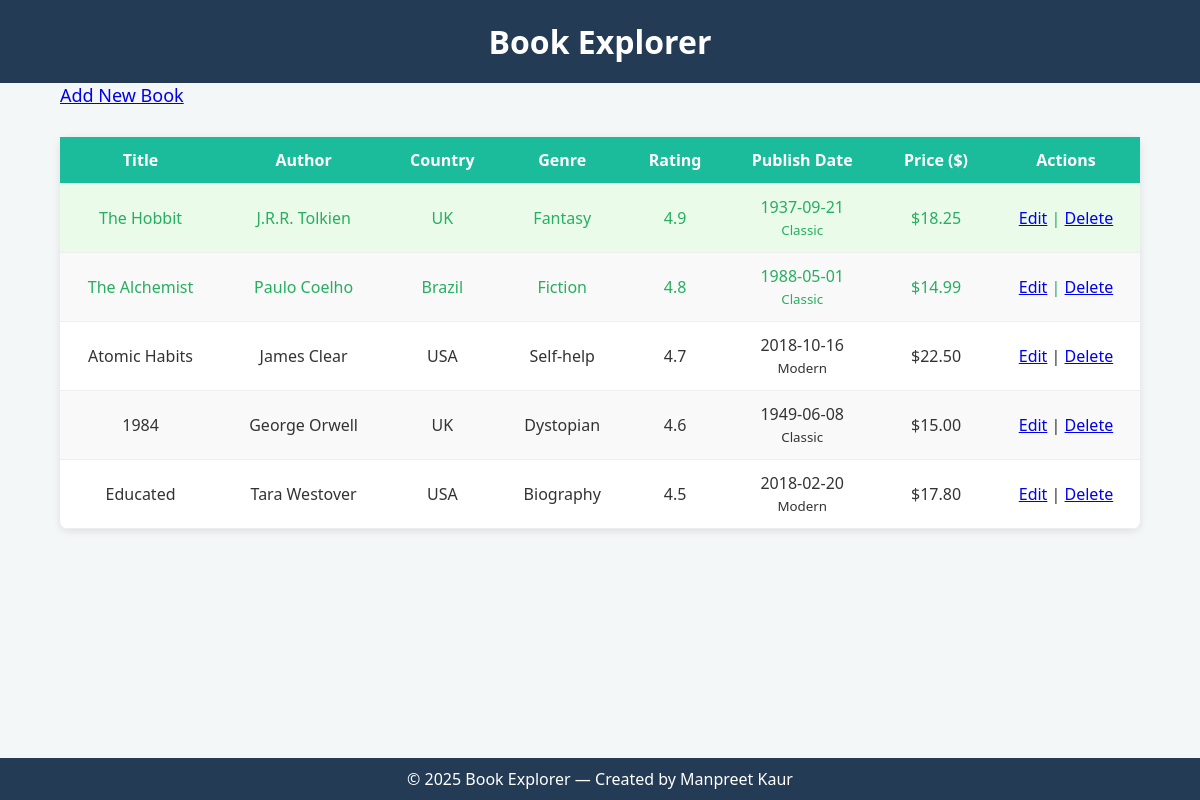
The page / on the database its author committed.
### tables this page shows
CREATE TABLE `books` (
  `id` int(11) NOT NULL,
  `title` varchar(100) NOT NULL,
  `genre` varchar(50) DEFAULT NULL,
  `rating` decimal(2,1) DEFAULT NULL,
  `publish_date` date DEFAULT NULL,
  `price` decimal(6,2) DEFAULT NULL,
  `author_id` int(11) DEFAULT NULL
);

CREATE TABLE `authors` (
  `id` int(11) NOT NULL,
  `name` varchar(100) NOT NULL,
  `country` varchar(100) DEFAULT NULL
);

### index.php (the view, shortened to what this page needs)
<?php
include("db_connect.php");
$sql = "SELECT books.*, authors.name AS author_name, authors.country
        FROM books
        JOIN authors ON books.author_id = authors.id
        ORDER BY books.rating DESC";
$result = mysqli_query($conn, $sql);
?>
<!DOCTYPE html>
<html lang="en">
<head>
  <link rel="stylesheet" href="style/style.css">
</head>
<body>
  <h1>Book Explorer</h1>
  <a href="add_book.php" class="add_btn">Add New Book</a>
  <table>
    <thead>
      <tr>
        <th>Title</th>
        <th>Author</th>
        <th>Country</th>
        <th>Genre</th>
        <th>Rating</th>
        <th>Publish Date</th>
        <th>Price ($)</th>
        <th>Actions</th>
      </tr>
    </thead>
    <tbody>
      <?php
      if (mysqli_num_rows($result) > 0) {
        while ($row = mysqli_fetch_assoc($result)) {
          $rowClass = ($row['rating'] >= 4.8) ? "top-rated" : "";
          $year = (int)substr($row['publish_date'], 0, 4);
          $era = ($year < 2000) ? "Classic" : "Modern";
          echo "<tr class='{$rowClass}'>";
          echo "<td>{$row['title']}</td>";
          echo "<td>{$row['author_name']}</td>";
          echo "<td>{$row['country']}</td>";
          echo "<td>{$row['genre']}</td>";
          echo "<td>{$row['rating']}</td>";
          echo "<td>{$row['publish_date']}<br><small>$era</small></td>";
          echo "<td>\${$row['price']}</td>";
          echo "<td>
                <a href='update_book.php?id={$row['id']}'>Edit</a> |
                <a href='index.php?delete={$row['id']}' onclick='return confirm(\"Are you sure you want to delete this book?\");'>Delete</a>
                </td>";
          echo "</tr>";
        }
      } else {
        echo "<tr><td colspan='8'>No books found.</td></tr>";
      }
      ?>
    </tbody>
  </table>
  <footer>
    <p>© 2025 Book Explorer — Created by Manpreet Kaur</p>
  </footer>
</body>
</html>

### style/style.css (style rules this page uses)
* { box-sizing: border-box; margin: 0; padding: 0; }
body { font-family: "Segoe UI", sans-serif; background: #f4f7f8; color: #333; margin: 0; }
h1 { background: #243b55; color: white; padding: 20px; text-align: center; }
table { width: 90%; margin: 30px auto; border-collapse: collapse; background: #fff; border-radius: 8px; box-shadow: 0 2px 8px rgba(0,0,0,0.1); }
th, td { padding: 12px 15px; border-bottom: 1px solid #eee; text-align: center; }
th { background: #1abc9c; color: white; }
tr:nth-child(even) { background: #f9f9f9; }
.top-rated { background-color: #eafbea; color: #27ae60; }
.add_btn { margin-left: 5%; font-size: 18px; }
footer { background: #243b55; color: white; text-align: center; padding: 10px; position: fixed; bottom: 0; width:100%; }

### rows shown on the page
books: title "The Hobbit", author.name "J.R.R. Tolkien", author.country "UK", genre "Fantasy", rating "4.9", publish_date "1937-09-21", publish_date "Classic", price "18.25"
books: title "The Alchemist", author.name "Paulo Coelho", author.country "Brazil", genre "Fiction", rating "4.8", publish_date "1988-05-01", publish_date "Classic", price "14.99"
books: title "Atomic Habits", author.name "James Clear", author.country "USA", genre "Self-help", rating "4.7", publish_date "2018-10-16", publish_date "Modern", price "22.50"
books: title "1984", author.name "George Orwell", author.country "UK", genre "Dystopian", rating "4.6", publish_date "1949-06-08", publish_date "Classic", price "15.00"
books: title "Educated", author.name "Tara Westover", author.country "USA", genre "Biography", rating "4.5", publish_date "2018-02-20", publish_date "Modern", price "17.80"
